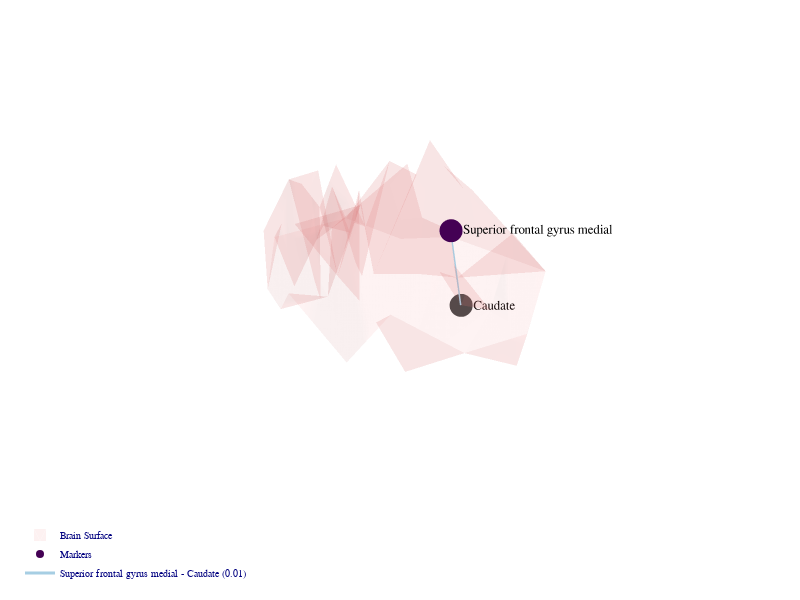

This figure's notebook cell:
### Code cell
visualize_white_connectome_with_surface_final(df.head(1), coords, marker_labels, cmap_markers='viridis', cmap_edges='Paired')

### Figure 1 — Plotly figure (JSON) as saved in the notebook; plotly's stock layout.template omitted (floating-point values rounded to 4 significant figures)
{"data": [{"color": "lightcoral", "i": [11, 22, 5, 48, 62, 5, 16, 46, 31, 29, 29, 51, 0, 5, 50, 7, 7, 39, 62, 7, 9, 49, 39, 24, 46, 41, 31, 15, 37, 37, 58, 11, 40, 18, 18, 46, 27, 43, 43, 42, 61, 29, 61, 24, 63, 22, 0, 14, 14, 14, 16, 63, 55, 23, 28, 21, 21, 21, 37, 42, 47, 44, 44, 40, 44, 34, 6, 47, 56, 56, 56, 35, 2, 21, 34, 53, 34, 56, 32, 32, 32, 28, 56, 17, 52, 8, 52, 52, 52, 17, 19, 8, 10, 12, 10, 10, 54, 54, 4, 26, 53, 52, 59, 59, 12, 59, 59, 19, 13, 13, 13, 34, 13, 3], "j": [48, 5, 22, 5, 39, 16, 5, 39, 15, 57, 22, 29, 29, 50, 5, 51, 62, 49, 49, 49, 49, 7, 24, 0, 24, 55, 58, 58, 58, 9, 37, 18, 18, 50, 40, 43, 43, 11, 42, 43, 0, 61, 29, 63, 16, 63, 63, 46, 24, 63, 14, 14, 28, 2, 2, 42, 27, 46, 21, 44, 44, 47, 6, 44, 40, 47, 35, 35, 28, 35, 55, 56, 12, 53, 53, 34, 32, 32, 56, 4, 34, 26, 26, 52, 8, 52, 37, 21, 53, 19, 17, 10, 12, 10, 31, 8, 56, 26, 54, 54, 3, 3, 19, 12, 59, 2, 28, 59, 52, 3, 17, 13, 34, 13], "k": [33, 57, 25, 33, 51, 33, 25, 9, 45, 38, 57, 38, 51, 57, 48, 60, 51, 9, 39, 62, 60, 60, 51, 51, 39, 23, 15, 60, 31, 60, 60, 48, 11, 48, 36, 33, 46, 33, 11, 27, 22, 22, 0, 0, 25, 25, 22, 33, 46, 24, 33, 16, 23, 45, 23, 27, 46, 9, 9, 11, 42, 6, 36, 36, 11, 42, 41, 6, 55, 47, 41, 41, 45, 42, 20, 42, 47, 1, 47, 1, 4, 4, 28, 30, 30, 31, 31, 37, 21, 4, 30, 30, 30, 45, 45, 31, 1, 56, 1, 4, 20, 53, 30, 2, 30, 28, 4, 4, 17, 52, 4, 4, 20, 20], "name": "Brain Surface", "opacity": 0.1, "showlegend": true, "type": "mesh3d", "x": [-25.62, 20.74, 0.845, -0.6726, 10.63, 39.0, 58.64, -55.66, -19.9, -42.17, -19.68, 40.39, -15.03, 1.206, -11.58, -48.35, -0.1127, 0.0403, 54.37, 2.825, 1.809, 0.5648, 1.042, 32.12, -27.9, 0.2013, 19.8, 0.4572, 25.19, -0.8795, -12.33, -35.75, 19.17, 0.4134, 15.47, 51.52, 61.22, -40.0, -0.5553, -28.64, 54.33, 51.41, 10.53, -0.4483, 42.52, -27.75, -10.76, 41.94, 46.99, -47.32, 47.77, -49.75, -12.98, 0.719, 19.53, 32.47, 28.18, 31.73, -48.0, 1.938, -60.55, -0.6389, -48.98, -11.79], "y": [27.52, -63.13, -89.81, -55.1, -69.78, 22.25, -42.52, -23.57, -73.88, -40.03, -79.16, -20.96, -91.19, -57.93, -3.224, -67.68, 11.57, -66.62, 0.3946, -76.21, -51.35, -39.66, 37.75, -83.69, -4.256, 14.78, -70.63, -26.63, -81.66, 54.14, -74.0, -64.08, -56.32, -5.238, -52.43, -59.31, -29.09, -47.09, 56.84, -5.171, -5.605, -65.17, -36.49, -15.81, -25.64, -96.2, -16.92, -47.07, 12.85, -33.72, 22.57, 34.54, -60.61, -48.53, -68.49, -73.66, -68.74, 48.23, -65.68, -80.18, -36.86, 39.83, -14.99, 11.56], "z": [47.22, -18.02, 0.7673, 27.4, 35.83, 1.01, 10.33, 10.71, -28.8, 66.7, -21.14, 58.02, 30.26, 39.28, 16.2, -11.03, 53.07, 58.15, 2.15, 29.68, -23.26, 2.047, 23.49, 20.25, 3.252, 36.32, 52.86, 61.52, -16.24, -0.9897, 7.342, 48.78, 65.21, 52.7, 1.674, 44.28, 29.19, 44.87, 20.7, 56.62, 28.79, 5.631, 50.71, 75.94, 18.45, 1.056, 8.117, 49.11, 29.4, 52.08, 40.18, 16.48, 17.09, 50.63, -9.62, 33.86, 59.13, 25.79, 32.32, 15.49, -0.908, 42.24, 44.15, 3.054]}, {"marker": {"color": ["#440154"], "size": 8}, "mode": "markers+text", "name": "Markers", "text": ["Superior frontal gyrus medial", "Caudate"], "textfont": {"color": "black", "family": "Arial", "size": 13}, "textposition": "middle right", "type": "scatter3d", "x": [-0.1127, -11.79], "y": [11.57, 11.56], "z": [53.07, 3.054]}, {"line": {"color": "#a6cee3", "width": 3}, "mode": "lines", "name": "Superior frontal gyrus medial - Caudate (0.01)", "type": "scatter3d", "x": [-0.1127, -11.79], "y": [11.57, 11.56], "z": [53.07, 3.054]}], "layout": {"height": 600, "legend": {"bgcolor": "rgba(255, 255, 255, 0)", "font": {"color": "navy", "family": "Arial", "size": 10}, "x": 0, "y": -0.2}, "margin": {"b": 20, "l": 20, "r": 20, "t": 20}, "paper_bgcolor": "white", "plot_bgcolor": "white", "scene": {"xaxis": {"linecolor": "navy", "showbackground": false, "showgrid": false, "showline": false, "showticklabels": false, "title": {"font": {"color": "navy", "size": 18}, "text": ""}, "zeroline": false}, "yaxis": {"linecolor": "navy", "showbackground": false, "showgrid": false, "showline": false, "showticklabels": false, "title": {"font": {"color": "navy", "size": 18}, "text": ""}, "zeroline": false}, "zaxis": {"linecolor": "navy", "showbackground": false, "showgrid": false, "showline": false, "showticklabels": false, "title": {"font": {"color": "navy", "size": 18}, "text": ""}, "zeroline": false}}, "showlegend": true, "title": {"font": {"color": "navy", "family": "Roboto", "size": 22, "weight": "bold"}, "text": "", "x": 0.5, "y": 0.95}, "width": 800}}
